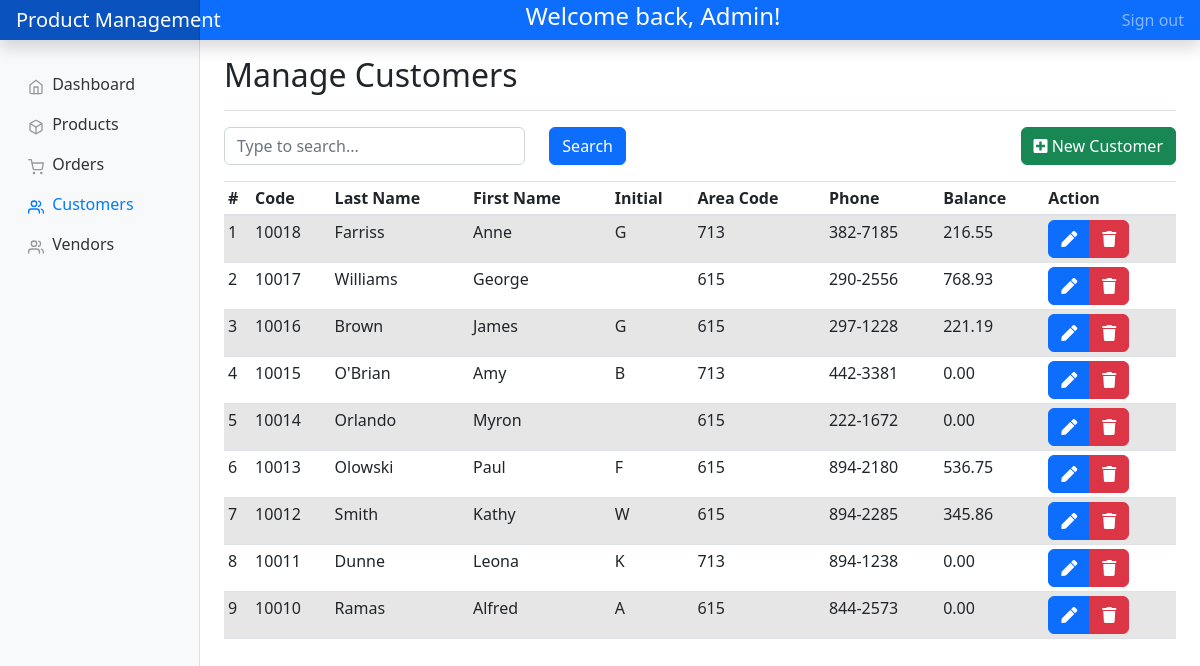
Screenshot of /domains/customers/pages/index.php with the database file from the repository.
### tables this page shows
CREATE TABLE `customer` (
  `cus_code` int(11) NOT NULL,
  `cus_lname` varchar(15) DEFAULT NULL,
  `cus_fname` varchar(15) DEFAULT NULL,
  `cus_initial` varchar(1) DEFAULT NULL,
  `cus_areacode` varchar(3) DEFAULT NULL,
  `cus_phone` varchar(8) DEFAULT NULL,
  `cus_balance` double DEFAULT 0
);

### configs/connect-db.php (called while the page is built, shortened)
<?php
function Connect()
{
    $conn = new mysqli(HOST, USER, PWD, DBNAME);
    return $conn;
}

### domains/customers/functions/get-all-customers.php (called while the page is built, shortened)
<?php
function getAllCustomers($conn = null)
{
    $query = "SELECT * FROM customer ORDER BY cus_code DESC";
    $result = $conn->query($query);
    $customers = [];
    while ($row = $result->fetch_assoc()) {
        $customers[] = $row;
    }
    return $customers;
}

### domains/customers/pages/index.php (the view, shortened to what this page needs)
<?php
include '../../../configs/connect-db.php';
include '../functions/get-all-customers.php';
$customers = getAllCustomers(Connect()) ?? [];
$textToSearch = $_POST['text-to-search'] ?? '';
$filteredCustomers = $customers;
?>
<!doctype html>
<html lang="en">
<head>
    <?php
    $title = 'Customers';
    include '../../../components/head.php'
    ?>
    <link href="../../../css/dashboard.css" rel="stylesheet">
    <link href="https://cdn.jsdelivr.net/npm/bootstrap@5.2.3/dist/css/bootstrap.min.css" rel="stylesheet">
</head>
<body>
    <?php
    include '../../../components/nav-bar.php';
    ?>
    <div class="container-fluid">
        <div class="row">
            <?php include '../../../components/side-bar.php' ?>
            <main role="main" class="col-md-9 ml-sm-auto col-lg-10 px-md-4">
                <div class="d-flex justify-content-between flex-wrap flex-md-nowrap align-items-center pt-3 pb-2 mb-3 border-bottom">
                    <h1 class="h2">Manage Customers</h1>
                </div>
                <div class="row">
                    <div class="col-sm-6">
                        <form method="post">
                            <div class="row mb-3">
                                <div class="col-8 ">
                                    <input class="form-control " value="<?= $textToSearch ?>" name="text-to-search" placeholder="Type to search...">
                                </div>
                                <div class="col-4">
                                    <input type="submit" name="search" value="Search"
                                        class="btn btn-primary">
                                </div>
                            </div>
                        </form>
                    </div>
                    <div class="col-sm-6 justify-content-end">
                        <button type="button" class="btn btn-success w-auto float-sm-end" data-bs-toggle="modal" data-bs-target="#add-customer-modal">
                            <i class="fas fa-plus-square"></i>
                            New Customer
                        </button>
                    </div>
                </div>
                <div class="table-responsive">
                    <table class="table table-striped table-sm">
                        <thead>
                            <tr>
                                <th>#</th>
                                <th>Code</th>
                                <th>Last Name</th>
                                <th>First Name</th>
                                <th>Initial</th>
                                <th>Area Code</th>
                                <th>Phone</th>
                                <th>Balance</th>
                                <th>Action</th>
                            </tr>
                        </thead>
                        <tbody>
                            <?php $i = 0;
                            foreach ($filteredCustomers as $customer):
                                $i++;
                            ?>
                                <tr>
                                    <td><?= $i ?></td>
                                    <td><?= $customer['cus_code'] ?></td>
                                    <td><?= $customer['cus_lname'] ?></td>
                                    <td><?= $customer['cus_fname'] ?></td>
                                    <td><?= $customer['cus_initial'] ?></td>
                                    <td><?= $customer['cus_areacode'] ?></td>
                                    <td><?= $customer['cus_phone'] ?></td>
                                    <td><?= number_format($customer['cus_balance'], 2) ?></td>
                                    <td>
                                        <form
                                            action=<?= $_SERVER['PHP_SELF'] ?>
                                            method="POST">
                                            <div class="btn-group btn-group-toggle" data-toggle="buttons">
                                                <button
                                                    name="trigger-update"
                                                    class="btn btn-primary"
                                                    type="submit">
                                                    <a class="text-white"><i class="fas fa-pen"></i></a>
                                                </button>
                                                <button
                                                    name="delete"
                                                    class="btn btn-danger"
                                                    type="submit">
                                                    <a class="text-white"><i class="fas fa-trash"></i></a>
                                                </button>
                                            </div>
                                        </form>
                                    </td>
                                </tr>
                            <?php endforeach ?>
                        </tbody>
                    </table>
                </div>
            </main>
        </div>
    </div>
</body>
</html>

### components/head.php (shortened to what this page needs)
<link href="../../../css/bootstrap.min.css" rel="stylesheet">
<link rel="stylesheet" href="https://use.fontawesome.com/releases/v5.7.0/css/all.css">

### components/nav-bar.php (shortened to what this page needs)
<nav class="navbar navbar-dark sticky-top bg-primary flex-md-nowrap p-0 shadow">
  <a class="navbar-brand col-md-3 col-lg-2 mr-0 px-3" href="#">Product Management</a>
  <div>
    <h4 class="text-white">Welcome back, Admin!</h4>
  </div>
  <ul class="navbar-nav px-3">
    <li class="nav-item text-nowrap">
      <a class="nav-link" href="#">Sign out</a>
    </li>
  </ul>
</nav>

### components/side-bar.php
<nav id="sidebarMenu" class="col-md-3 col-lg-2 d-md-block bg-light sidebar collapse">
    <div class="sidebar-sticky pt-3">
        <ul class="nav flex-column">
            <li class="nav-item">
                <a class="nav-link <?= $title == 'Dashboard' ? 'active' : '' ?>" href='../../../domains/dashboard/pages/dashboard.php'>
                    <span data-feather="home"></span>
                    Dashboard <span class="sr-only">(current)</span>
                </a>
            </li>
            <li class="nav-item">
                <a class="nav-link <?= $title == 'Products' ? 'active' : '' ?>" href='../../../domains/products/pages/products.php'>
                    <span data-feather="box"></span>
                    Products
                </a>
            </li>
            <li class="nav-item">
                <a class="nav-link <?= $title == 'Orders' ? 'active' : '' ?>" href='../../../domains/invoices/pages/index.php'>
                    <span data-feather="shopping-cart"></span>
                    Orders
                </a>
            </li>
            <li class="nav-item">
                <a class="nav-link <?= $title == 'Customers' ? 'active' : '' ?>" href='../../../domains/customers/pages/index.php'>
                    <span data-feather="users"></span>
                    Customers
                </a>
            </li>
            <li class="nav-item">
                <a class="nav-link <?= $title == 'Vendors' ? 'active' : '' ?>" href='../../../domains/vendors/pages/index.php'>
                    <span data-feather="users"></span>
                    Vendors
                </a>
            </li>
        </ul>
    </div>
</nav>

### css/dashboard.css (style rules this page uses)
body { font-size: .875rem; }
.feather { width: 16px; height: 16px; vertical-align: text-bottom; }
.sidebar { position: fixed; top: 0; bottom: 0; left: 0; z-index: 100; padding: 48px 0 0; box-shadow: inset -1px 0 0 rgba(0, 0, 0, .1); }
.sidebar-sticky { position: relative; top: 0; height: calc(100vh - 48px); padding-top: .5rem; overflow-x: hidden; overflow-y: auto; }
.sidebar .nav-link { font-weight: 500; color: #333; }
.sidebar .nav-link .feather { margin-right: 4px; color: #999; }
.sidebar .nav-link.active { color: #007bff; }
.sidebar .nav-link:hover .feather, .sidebar .nav-link.active .feather { color: inherit; }
.navbar-brand { padding-top: .75rem; padding-bottom: .75rem; font-size: 1rem; background-color: rgba(0, 0, 0, .25); box-shadow: inset -1px 0 0 rgba(0, 0, 0, .25); }

### rows the page displays
customer: cus_code "10018", cus_lname "Farriss", cus_fname "Anne", cus_initial "G", cus_areacode "713", cus_phone "382-7185", cus_balance "216.55"
customer: cus_code "10017", cus_lname "Williams", cus_fname "George", cus_areacode "615", cus_phone "290-2556", cus_balance "768.93"
customer: cus_code "10016", cus_lname "Brown", cus_fname "James", cus_initial "G", cus_areacode "615", cus_phone "297-1228", cus_balance "221.19"
customer: cus_code "10015", cus_lname "O'Brian", cus_fname "Amy", cus_initial "B", cus_areacode "713", cus_phone "442-3381", cus_balance "0.00"
customer: cus_code "10014", cus_lname "Orlando", cus_fname "Myron", cus_areacode "615", cus_phone "222-1672", cus_balance "0.00"
customer: cus_code "10013", cus_lname "Olowski", cus_fname "Paul", cus_initial "F", cus_areacode "615", cus_phone "894-2180", cus_balance "536.75"
customer: cus_code "10012", cus_lname "Smith", cus_fname "Kathy", cus_initial "W", cus_areacode "615", cus_phone "894-2285", cus_balance "345.86"
customer: cus_code "10011", cus_lname "Dunne", cus_fname "Leona", cus_initial "K", cus_areacode "713", cus_phone "894-1238", cus_balance "0.00"
customer: cus_code "10010", cus_lname "Ramas", cus_fname "Alfred", cus_initial "A", cus_areacode "615", cus_phone "844-2573", cus_balance "0.00"
